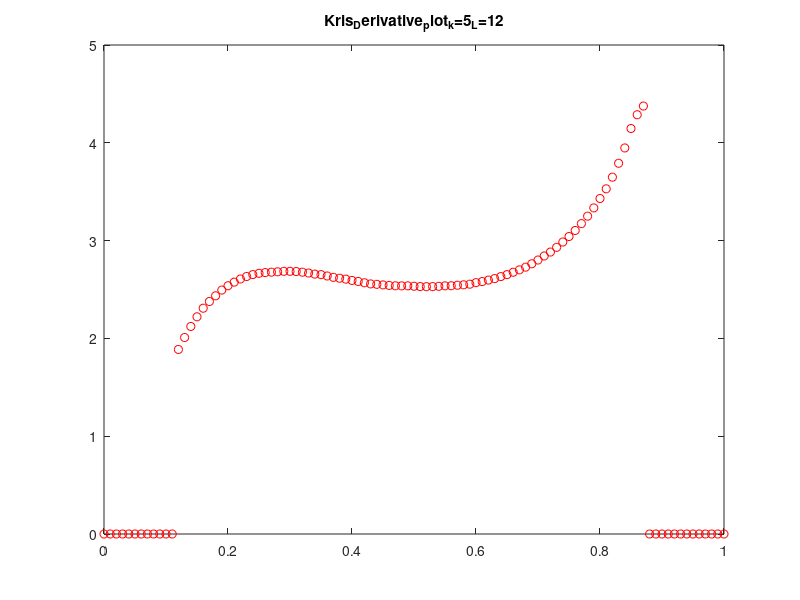

Source code (MATLAB):
p = genpath(pwd);
addpath(p);
%------------------------Setup----------------------------------

load Gaussian_mixProp05_loc2
k = 5;  %parameter for generating data in knnsearch
L = 12;  %L is number of symmetric intervals used;L could be any integer >=2
dx=0.01;  %the space between x; in your case is alpha
a=0; b=1; %the range of x is [a,b]

x = a:dx:b;
N =(b-a)/dx;
%-------------------generating equi-spaced data---------------
alphas1 = x;
IDX=knnsearch(alphas',alphas1','K',k);
fs_est=median(fs(IDX),2)';

y = fs_est;
%------------------------start----------------------------------
dy = zeros(1,N+1);

% compute derivative for the interior points; the boundary derivatives are not estimated
for j=L+1:N-L
   for i=1:L
	   coeff = 6*(i^2)/(L*(L+1)*(2*L+1));
	   fin_diff = (y(j+i)-y(j-i))/(2*i*dx); 
	   dy(j) = dy(j)+coeff*fin_diff;
	end
end
%plot
plot(x,dy,'or');
title(sprintf('Kris_Derivative_plot_k=%d_L=%d',k,L));
saveas(gca,sprintf('Kris_Derivative_plot_k=%d_L=%d',k,L),'epsc');
